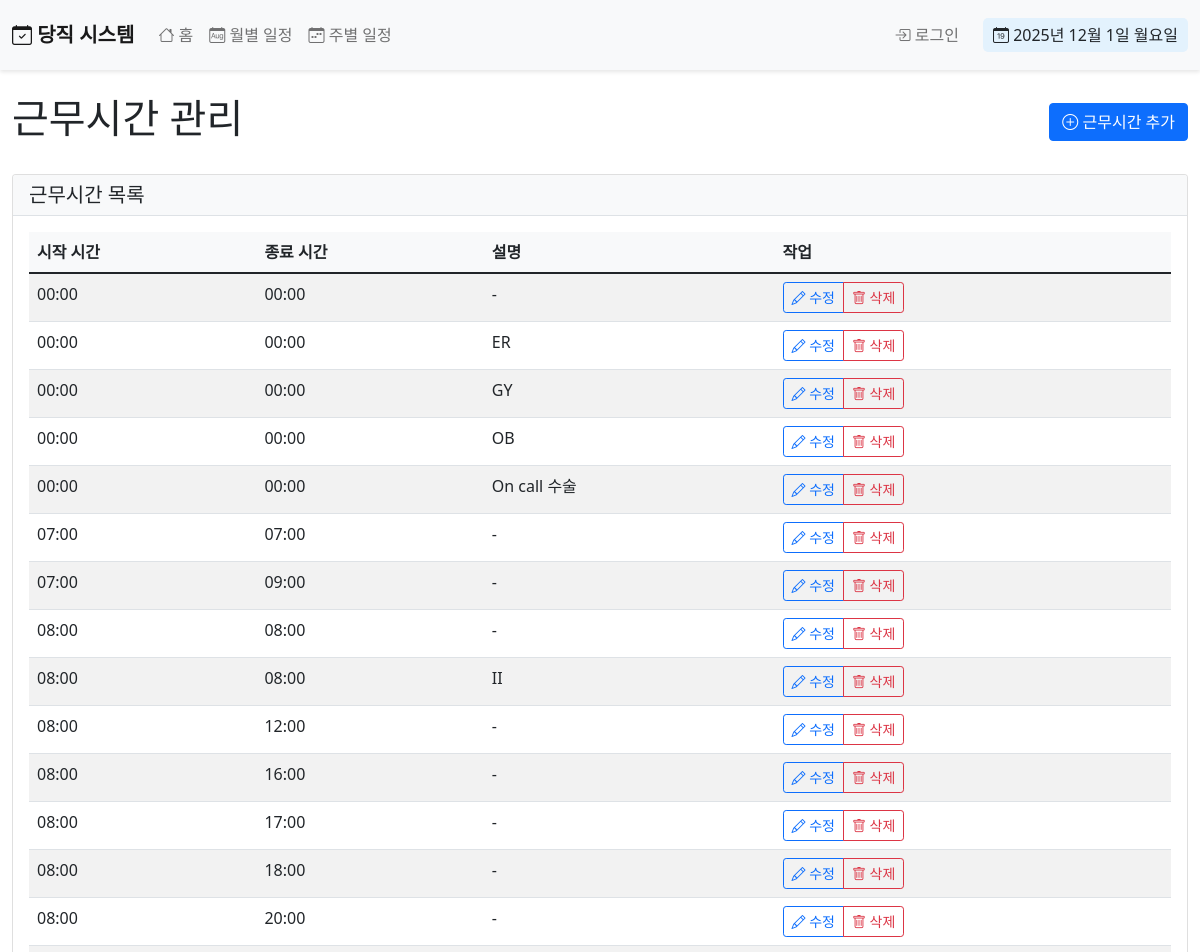
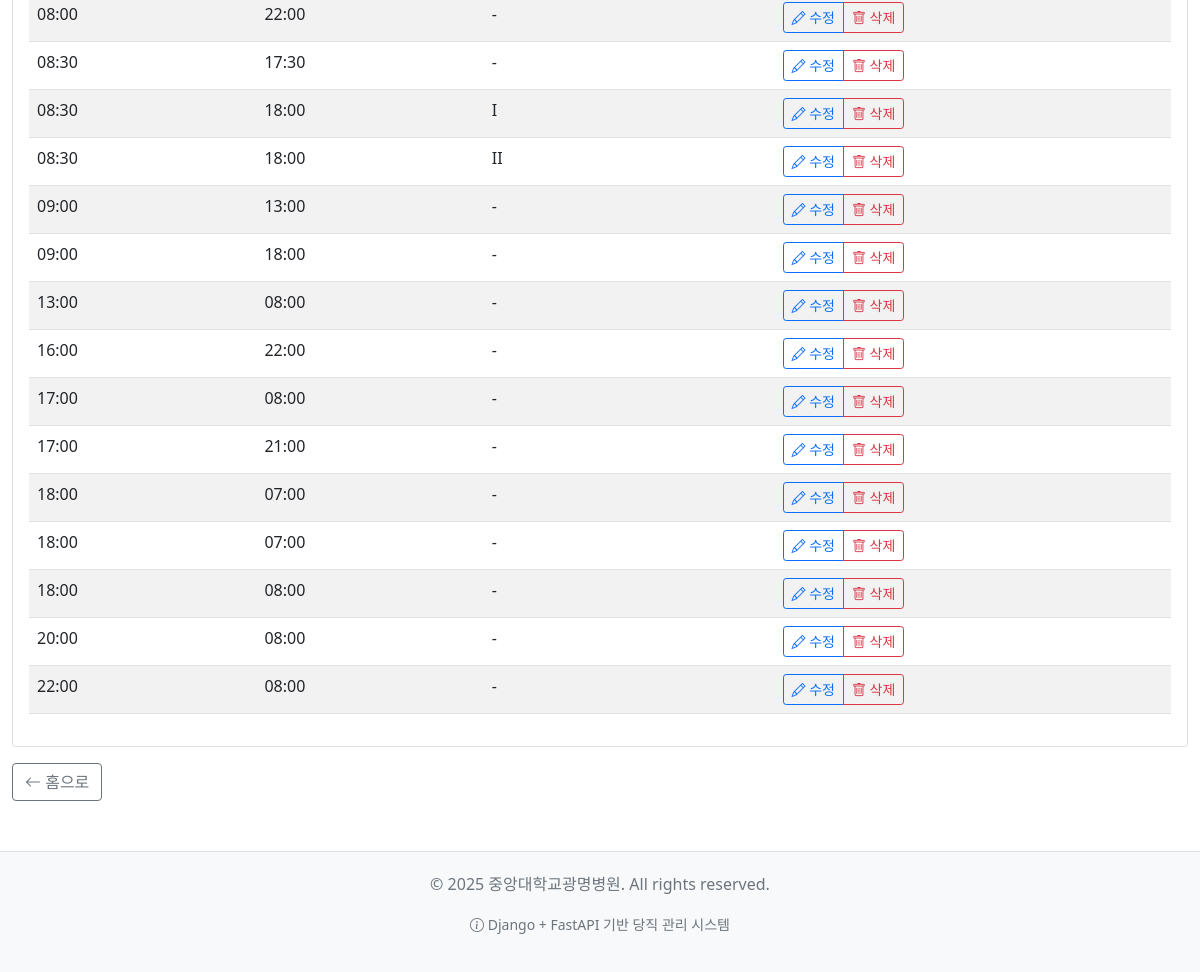
The app's page /schedule/work-schedules/ with its own data (2 pictures, top to bottom).
### schedule/models.py (models this page shows, shortened)
class WorkSchedule(models.Model):
    TIME_CHOICES = [
        ('00:00', '00:00'), ('00:30', '00:30'),
        ('01:00', '01:00'), ('01:30', '01:30'),
        ('02:00', '02:00'), ('02:30', '02:30'),
        ('03:00', '03:00'), ('03:30', '03:30'),
        ('04:00', '04:00'), ('04:30', '04:30'),
        ('05:00', '05:00'), ('05:30', '05:30'),
        ('06:00', '06:00'), ('06:30', '06:30'),
        ('07:00', '07:00'), ('07:30', '07:30'),
        ('08:00', '08:00'), ('08:30', '08:30'),
        ('09:00', '09:00'), ('09:30', '09:30'),
        ('10:00', '10:00'), ('10:30', '10:30'),
        ('11:00', '11:00'), ('11:30', '11:30'),
        ('12:00', '12:00'), ('12:30', '12:30'),
        ('13:00', '13:00'), ('13:30', '13:30'),
        ('14:00', '14:00'), ('14:30', '14:30'),
        ('15:00', '15:00'), ('15:30', '15:30'),
        ('16:00', '16:00'), ('16:30', '16:30'),
        ('17:00', '17:00'), ('17:30', '17:30'),
        ('18:00', '18:00'), ('18:30', '18:30'),
        ('19:00', '19:00'), ('19:30', '19:30'),
        ('20:00', '20:00'), ('20:30', '20:30'),
        ('21:00', '21:00'), ('21:30', '21:30'),
        ('22:00', '22:00'), ('22:30', '22:30'),
        ('23:00', '23:00'), ('23:30', '23:30'),
    ]
    start_time = models.CharField(max_length=10, verbose_name='시작 시간', choices=TIME_CHOICES)
    end_time = models.CharField(max_length=10, verbose_name='종료 시간', choices=TIME_CHOICES)
    description = models.CharField(max_length=100, blank=True, null=True, verbose_name='설명')
    departments = models.ManyToManyField(Department, blank=True, related_name='work_schedules', verbose_name='부서')
    class Meta:
        verbose_name = '근무 시간대'
        verbose_name_plural = '근무 시간대'
        ordering = ['start_time', 'end_time']
        unique_together = ['start_time', 'end_time', 'description']

### schedule/views.py (the view)
# urls.py: path('work-schedules/', views.WorkScheduleListView.as_view(), name='work_schedule_list'),
class WorkScheduleListView(ListView):
    model = WorkSchedule
    template_name = 'schedule/work_schedule_list.html'
    context_object_name = 'work_schedules'
    ordering = ['start_time', 'end_time']
    def get_context_data(self, **kwargs):
        context = super().get_context_data(**kwargs)
        return context

### logs/logging_config.py (called while the page is built)
def log_api_request(logger, request_data):
    logger.info(
        "API 요청",
        extra={
            'request_id': request_data.get('request_id'),
            'method': request_data.get('method'),
            'url': request_data.get('url'),
            'ip_address': request_data.get('ip_address'),
            'user_agent': request_data.get('user_agent'),
            'response_time': request_data.get('response_time'),
            'status_code': request_data.get('status_code'),
            'response_size': request_data.get('response_size'),
        }
    )

### schedule/context_processors.py (called while the page is built)
def current_date_processor(request):
    now = timezone.now()
    current_week = (now.day - 1) // 7 + 1
    return {
        'current_year': now.year,
        'current_month': now.month,
        'current_day': now.day,
        'current_week': current_week,
    }

### templates/schedule/work_schedule_list.html (shortened to what this page needs)
{% extends 'base.html' %}
{% block content %}
<div class="row">
    <div class="col-md-12">
        <div class="d-flex justify-content-between align-items-center mb-4">
            <h1>근무시간 관리</h1>
            <a href="{% url 'schedule:add_work_schedule' %}" class="btn btn-primary">
                <i class="bi bi-plus-circle"></i> 근무시간 추가
            </a>
        </div>
        <div class="card">
            <div class="card-header">
                <h5 class="mb-0">근무시간 목록</h5>
            </div>
            <div class="card-body">
                <div class="table-responsive">
                    <table class="table table-striped table-hover">
                        <thead>
                            <tr>
                                <th>시작 시간</th>
                                <th>종료 시간</th>
                                <th>설명</th>
                                <th>작업</th>
                            </tr>
                        </thead>
                        <tbody>
                            {% for work_schedule in work_schedules %}
                            <tr>
                                <td>{{ work_schedule.start_time }}</td>
                                <td>{{ work_schedule.end_time }}</td>
                                <td>{{ work_schedule.description|default:"-" }}</td>
                                <td>
                                    <div class="btn-group">
                                        <a href="{% url 'schedule:edit_work_schedule' pk=work_schedule.pk %}" class="btn btn-sm btn-outline-primary">
                                            <i class="bi bi-pencil"></i> 수정
                                        </a>
                                        <a href="{% url 'schedule:delete_work_schedule' pk=work_schedule.pk %}" class="btn btn-sm btn-outline-danger">
                                            <i class="bi bi-trash"></i> 삭제
                                        </a>
                                    </div>
                                </td>
                            </tr>
                            {% empty %}
                            <tr>
                                <td colspan="4" class="text-center">등록된 근무시간이 없습니다.</td>
                            </tr>
                            {% endfor %}
                        </tbody>
                    </table>
                </div>
            </div>
        </div>
        <div class="mt-3">
            <a href="{% url 'schedule:home' %}" class="btn btn-outline-secondary">
                <i class="bi bi-arrow-left"></i> 홈으로
            </a>
        </div>
    </div>
</div>
{% endblock %}

### templates/base.html (style rules this page uses)
.card-header { background-color: #f8f9fa; border-bottom: 1px solid #dee2e6; }
.table th { background-color: #f8f9fa; }

### records on screen
WorkSchedule: start_time "00:00", end_time "00:00", description "-"
WorkSchedule: start_time "00:00", end_time "00:00", description "ER"
WorkSchedule: start_time "00:00", end_time "00:00", description "GY"
WorkSchedule: start_time "00:00", end_time "00:00", description "OB"
WorkSchedule: start_time "00:00", end_time "00:00", description "On call 수술"
WorkSchedule: start_time "07:00", end_time "07:00", description "-"
WorkSchedule: start_time "07:00", end_time "09:00", description "-"
WorkSchedule: start_time "08:00", end_time "08:00", description "-"
WorkSchedule: start_time "08:00", end_time "08:00", description "II"
WorkSchedule: start_time "08:00", end_time "12:00", description "-"
WorkSchedule: start_time "08:00", end_time "16:00", description "-"
WorkSchedule: start_time "08:00", end_time "17:00", description "-"
WorkSchedule: start_time "08:00", end_time "18:00", description "-"
WorkSchedule: start_time "08:00", end_time "20:00", description "-"
WorkSchedule: start_time "08:00", end_time "22:00", description "-"
WorkSchedule: start_time "08:30", end_time "17:30", description "-"
WorkSchedule: start_time "08:30", end_time "18:00", description "I"
WorkSchedule: start_time "08:30", end_time "18:00", description "II"
WorkSchedule: start_time "09:00", end_time "13:00", description "-"
WorkSchedule: start_time "09:00", end_time "18:00", description "-"
WorkSchedule: start_time "13:00", end_time "08:00", description "-"
WorkSchedule: start_time "16:00", end_time "22:00", description "-"
WorkSchedule: start_time "17:00", end_time "08:00", description "-"
WorkSchedule: start_time "17:00", end_time "21:00", description "-"
WorkSchedule: start_time "18:00", end_time "07:00", description "-"
WorkSchedule: start_time "18:00", end_time "07:00", description "-"
WorkSchedule: start_time "18:00", end_time "08:00", description "-"
WorkSchedule: start_time "20:00", end_time "08:00", description "-"
WorkSchedule: start_time "22:00", end_time "08:00", description "-"
